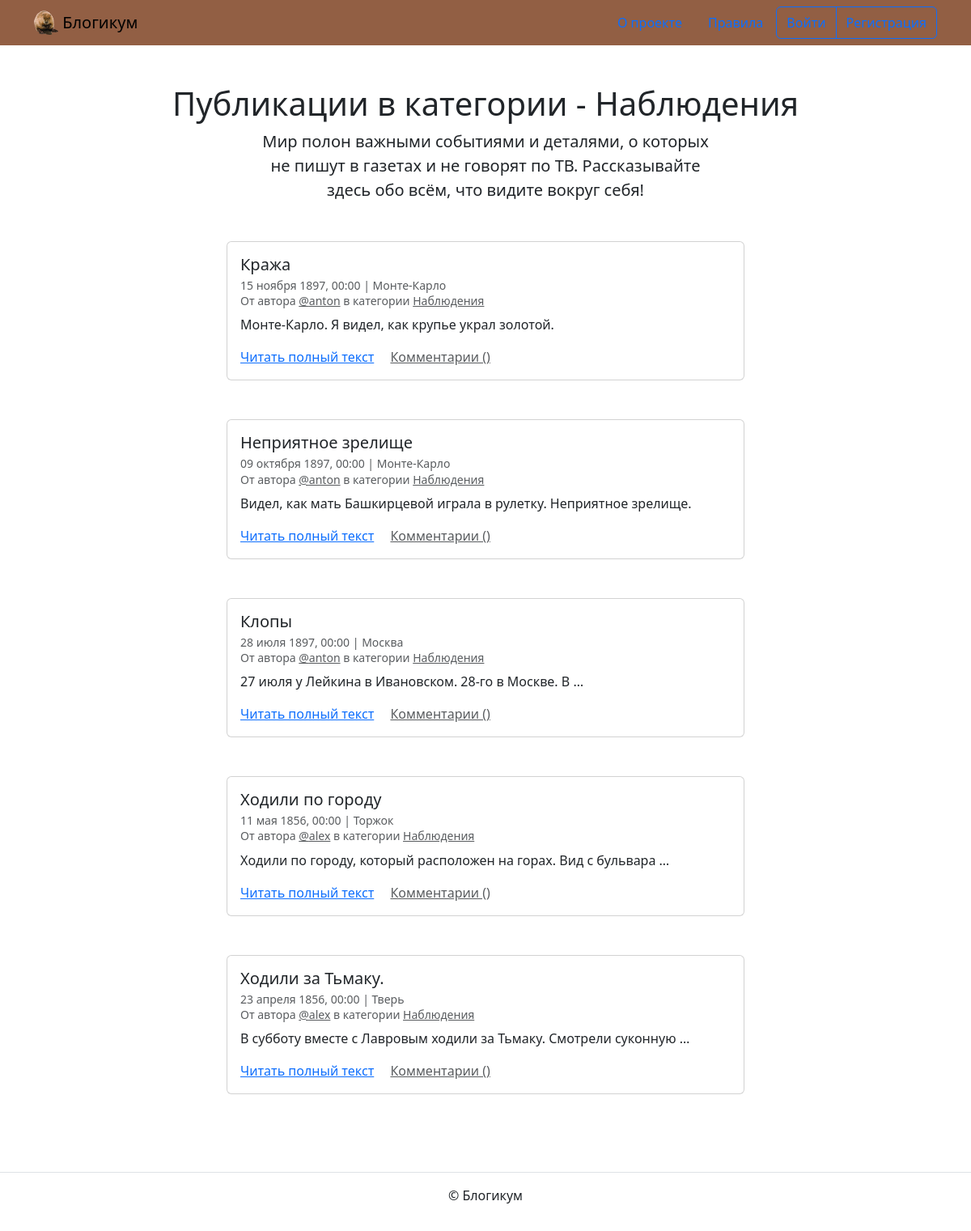
The page /category/details/ on the database its author committed.
### blog/models.py (models this page shows, shortened)
class Category(TimeStampedModel):
    title = models.CharField(
        "Заголовок",
        max_length=512,
        blank=False,
    )
    description = models.TextField(
        "Описание",
        blank=False,
    )
    slug = models.SlugField(
        "Идентификатор",
        unique=True,
        blank=False,
        help_text=(
            "Идентификатор страницы для URL; разрешены "
            "символы латиницы, цифры, дефис и подчёркивание."
        ),
    )
    class Meta:
        verbose_name = "категория"
        verbose_name_plural = "Категории"

class Post(TimeStampedModel):
    title = models.CharField(
        "Заголовок",
        max_length=256,
        blank=False,
    )
    text = models.TextField("Текст", blank=False)
    pub_date = models.DateTimeField(
        "Дата и время публикации",
        blank=False,
        help_text=(
            "Если установить дату и время в "
            "будущем — можно делать отложенные публикации."
        ),
    )
    author = models.ForeignKey(
        User,
        on_delete=models.CASCADE,
        blank=False,
        verbose_name="Автор публикации",
        related_name="posts",
    )
    location = models.ForeignKey(
        "Location",
        null=True,
        on_delete=models.SET_NULL,
        blank=True,
        verbose_name="Местоположение",
        related_name="posts",
    )
    category = models.ForeignKey(
        "Category",
        null=True,
        on_delete=models.SET_NULL,
        blank=False,
        verbose_name="Категория",
        related_name="posts",
    )
    image = models.ImageField(
        "Картинка",
        upload_to="media/",
        blank=True,
    )
    class Meta:
        verbose_name = "публикация"
        verbose_name_plural = "Публикации"

class Location(TimeStampedModel):
    name = models.CharField(
        "Название места",
        max_length=256,
        blank=False,
    )
    class Meta:
        verbose_name = "местоположение"
        verbose_name_plural = "Местоположения"

### blog/views.py (the view)
def category_posts(request, category_slug):
    category = get_object_or_404(Category, slug=category_slug)
    if not category.is_published:
        raise Http404
    post_list = Post.objects.filter(
        category=category,
        is_published=True,
        pub_date__lte=NOW,
    ).order_by("-pub_date")
    paginator = Paginator(post_list, POSTS_PER_PAGE)
    page_obj = paginator.get_page(request.GET.get("page"))
    context = {
        "category": category,
        "page_obj": page_obj,
    }
    return render(request, "blog/category.html", context)

### templates/blog/category.html (shortened to what this page needs)
{% extends "base.html" %}
{% block content %}
  <h1 class="text-center">Публикации в категории - {{ category.title }}</h1>
  <p class="col-6 offset-3 mb-5 lead text-center">{{ category.description }}</p>
  {% for post in page_obj %}
    <article class="mb-5">
      {% include "includes/post_card.html" %}
    </article>
  {% endfor %}
{% endblock %}

### templates/includes/post_card.html (shortened to what this page needs)
<div class="col d-flex justify-content-center">
  <div class="card" style="width: 40rem;">
    <div class="card-body">
      <h5 class="card-title">{{ post.title }}</h5>
      <h6 class="card-subtitle mb-2 text-muted">
        <small>
          {{ post.pub_date|date:"d E Y, H:i" }} | {% if post.location and post.location.is_published %}{{ post.location.name }}{% else %}Планета Земля{% endif %}<br>
          От автора <a class="text-muted" href="{% url 'blog:profile' post.author %}">@{{ post.author.username }}</a> в
          категории {% include "includes/category_link.html" %}
        </small>
      </h6>
      <p class="card-text">{{ post.text|truncatewords:10 }}</p>
      <a href="{% url 'blog:post_detail' post.id %}" class="card-link">Читать полный текст</a>
      <a href="{% url 'blog:post_detail' post.id %}" class="card-link text-muted">Комментарии ({{ post.comment_count }})</a>
    </div>
  </div>
</div>

### templates/includes/category_link.html
<a class="text-muted" href="{% url 'blog:category_posts' post.category.slug %}">
  {{ post.category.title }}
</a>

### rows shown on the page
Category: title "Наблюдения", description "Мир полон важными событиями и деталями, о которых не пишут в газетах и не говорят по ТВ. Рассказывайте здесь обо всём, что видите вокруг себя!"
Post: title "Кража", pub_date "15 ноября 1897, 00:00", location.name "Монте-Карло", author.username "anton", category "Наблюдения", text "Монте-Карло. Я видел, как крупье украл золотой."
Post: title "Неприятное зрелище", pub_date "09 октября 1897, 00:00", location.name "Монте-Карло", author.username "anton", category "Наблюдения", text "Видел, как мать Башкирцевой играла в рулетку. Неприятное зрелище."
Post: title "Клопы", pub_date "28 июля 1897, 00:00", location.name "Москва", author.username "anton", category "Наблюдения", text "27 июля у Лейкина в Ивановском. 28-го в Москве. В …"
Post: title "Ходили по городу", pub_date "11 мая 1856, 00:00", location.name "Торжок", author.username "alex", category "Наблюдения", text "Ходили по городу, который расположен на горах. Вид с бульвара …"
Post: title "Ходили за Тьмаку.", pub_date "23 апреля 1856, 00:00", location.name "Тверь", author.username "alex", category "Наблюдения", text "В субботу вместе с Лавровым ходили за Тьмаку. Смотрели суконную …"
